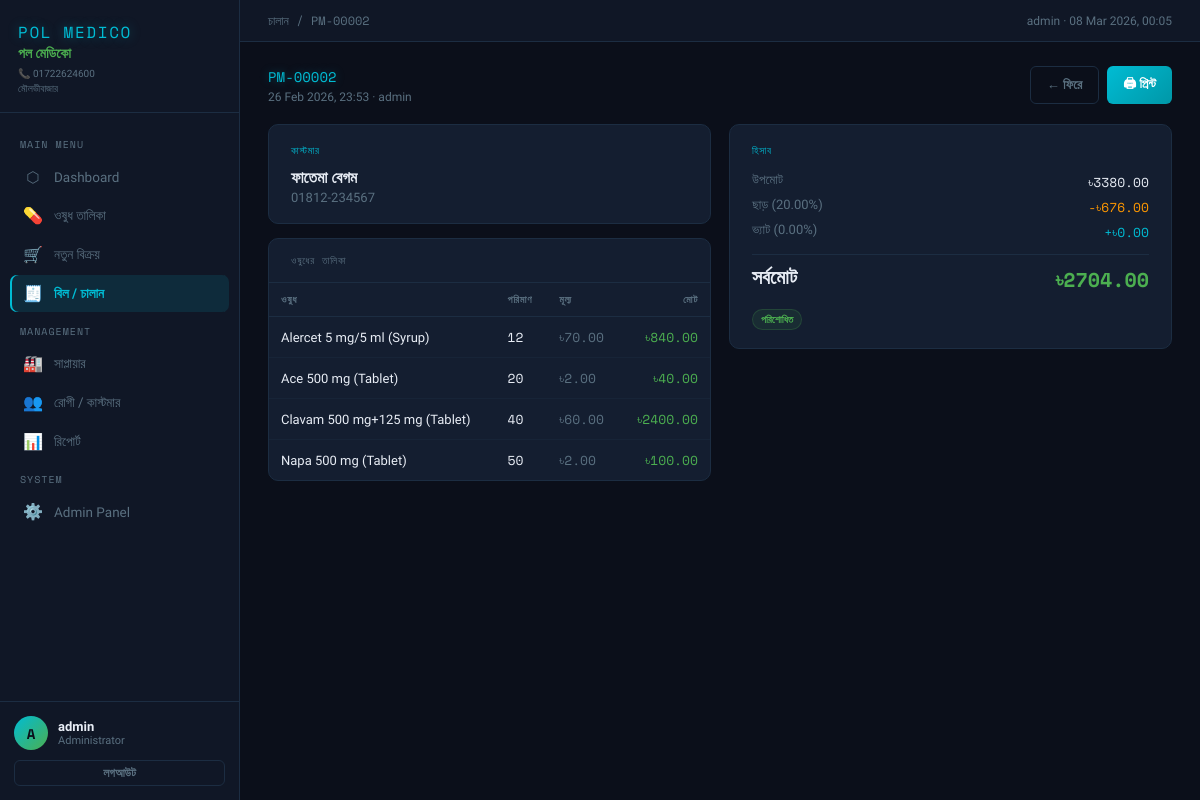
Screenshot of /billing/2/ (signed in) with the database file from the repository.
### pharmacy/models.py (models this page shows, shortened)
class UserProfile(models.Model):
    ROLES = [
        ('admin', 'Administrator'),
        ('pharmacist', 'Pharmacist / ফার্মাসিস্ট'),
        ('staff', 'Staff / স্টাফ'),
    ]
    user = models.OneToOneField(User, on_delete=models.CASCADE, related_name='profile')
    role = models.CharField(max_length=20, choices=ROLES, default='staff')
    phone = models.CharField(max_length=20, blank=True)
    created_at = models.DateTimeField(auto_now_add=True)
    class Meta:
        verbose_name = "User Profile"

class Bill(models.Model):
    STATUS_CHOICES = [
        ('paid', 'পরিশোধিত'),
        ('pending', 'বাকি'),
        ('cancelled', 'বাতিল'),
    ]
    invoice_number = models.CharField(max_length=20, unique=True, editable=False)
    customer = models.ForeignKey(Customer, on_delete=models.SET_NULL, null=True, blank=True, related_name='bills')
    created_by = models.ForeignKey(User, on_delete=models.SET_NULL, null=True, related_name='bills')
    bill_date = models.DateTimeField(default=timezone.now)
    subtotal = models.DecimalField(max_digits=12, decimal_places=2, default=0)
    discount_percent = models.DecimalField(max_digits=5, decimal_places=2, default=0)
    discount_amount = models.DecimalField(max_digits=12, decimal_places=2, default=0)
    tax_percent = models.DecimalField(max_digits=5, decimal_places=2, default=0)
    tax_amount = models.DecimalField(max_digits=12, decimal_places=2, default=0)
    grand_total = models.DecimalField(max_digits=12, decimal_places=2, default=0)
    status = models.CharField(max_length=10, choices=STATUS_CHOICES, default='paid')
    notes = models.TextField(blank=True)
    created_at = models.DateTimeField(auto_now_add=True)
    updated_at = models.DateTimeField(auto_now=True)
    class Meta:
        ordering = ['-bill_date']

class Customer(models.Model):
    name = models.CharField(max_length=200)
    phone = models.CharField(max_length=20, blank=True)
    email = models.EmailField(blank=True)
    address = models.TextField(blank=True)
    date_of_birth = models.DateField(null=True, blank=True)
    created_at = models.DateTimeField(auto_now_add=True)
    updated_at = models.DateTimeField(auto_now=True)
    class Meta:
        ordering = ['name']

class BillItem(models.Model):
    bill = models.ForeignKey(Bill, on_delete=models.CASCADE, related_name='items')
    medicine = models.ForeignKey(Medicine, on_delete=models.SET_NULL, null=True, related_name='bill_items')
    medicine_name = models.CharField(max_length=200)
    quantity = models.IntegerField(validators=[MinValueValidator(1)])
    unit_price = models.DecimalField(max_digits=10, decimal_places=2)
    @property
    def line_total(self):
        return self.quantity * self.unit_price

### pharmacy/views.py (the view)
# urls.py: path('billing/<int:pk>/', views.bill_detail, name='bill_detail'),
@login_required
def bill_detail(request, pk):
    bill = get_object_or_404(Bill.objects.select_related('customer', 'created_by'), pk=pk)
    items = bill.items.select_related('medicine')
    return render(request, 'pharmacy/bill_detail.html', {'bill': bill, 'items': items, 'pharmacy': PHARMACY_INFO})

### pharmacy/templates/pharmacy/bill_detail.html (shortened to what this page needs)
{% extends "pharmacy/base.html" %}
{% block nav_bill %}active{% endblock %}
{% block breadcrumb %}চালান / {{ bill.invoice_number }}{% endblock %}
{% block content %}
<div class="page-header">
  <div><div class="page-title">{{ bill.invoice_number }}</div><div class="page-sub">{{ bill.bill_date|date:"d M Y, H:i" }} · {{ bill.created_by.username }}</div></div>
  <div style="display:flex;gap:8px"><a href="{% url 'bill_list' %}" class="btn btn-ghost">← ফিরে</a><a href="{% url 'bill_print' bill.pk %}" class="btn btn-primary" target="_blank">🖨 প্রিন্ট</a></div>
</div>
<div class="grid-2" style="align-items:start">
  <div>
    <div class="card card-body" style="margin-bottom:14px">
      <div style="font-family:'Space Mono',monospace;font-size:10px;color:var(--accent);text-transform:uppercase;letter-spacing:0.08em;margin-bottom:10px">কাস্টমার</div>
      {% if bill.customer %}<div style="font-weight:600">{{ bill.customer.name }}</div><div style="color:var(--muted);font-size:13px;margin-top:3px">{{ bill.customer.phone }}</div>
      {% else %}<span style="color:var(--muted)">Walk-in কাস্টমার</span>{% endif %}
    </div>
    <div class="card">
      <div class="card-header"><span class="card-title">ওষুধের তালিকা</span></div>
      <table>
        <thead><tr><th>ওষুধ</th><th>পরিমাণ</th><th>মূল্য</th><th style="text-align:right">মোট</th></tr></thead>
        <tbody>
          {% for item in items %}
          <tr>
            <td style="font-weight:500;font-size:13px">{{ item.medicine_name }}</td>
            <td class="mono">{{ item.quantity }}</td>
            <td class="mono" style="color:var(--muted)">৳{{ item.unit_price|floatformat:2 }}</td>
            <td class="mono" style="text-align:right;color:#4caf50">৳{{ item.line_total|floatformat:2 }}</td>
          </tr>
          {% endfor %}
        </tbody>
      </table>
    </div>
  </div>
  <div class="card card-body">
    <div style="font-family:'Space Mono',monospace;font-size:10px;color:var(--accent);text-transform:uppercase;letter-spacing:0.08em;margin-bottom:14px">হিসাব</div>
    <div style="display:flex;justify-content:space-between;font-size:13px;margin-bottom:5px"><span style="color:var(--muted)">উপমোট</span><span class="mono">৳{{ bill.subtotal|floatformat:2 }}</span></div>
    <div style="display:flex;justify-content:space-between;font-size:13px;margin-bottom:5px"><span style="color:var(--muted)">ছাড় ({{ bill.discount_percent }}%)</span><span class="mono" style="color:var(--warning)">-৳{{ bill.discount_amount|floatformat:2 }}</span></div>
    <div style="display:flex;justify-content:space-between;font-size:13px;margin-bottom:12px"><span style="color:var(--muted)">ভ্যাট ({{ bill.tax_percent }}%)</span><span class="mono" style="color:var(--accent)">+৳{{ bill.tax_amount|floatformat:2 }}</span></div>
    <div style="display:flex;justify-content:space-between;font-weight:700;font-size:20px;border-top:1px solid var(--border);padding-top:10px;margin-top:4px"><span>সর্বমোট</span><span class="mono" style="color:#4caf50">৳{{ bill.grand_total|floatformat:2 }}</span></div>
    <div style="margin-top:14px"><span class="tag {% if bill.status == 'paid' %}tag-green{% elif bill.status == 'pending' %}tag-orange{% else %}tag-gray{% endif %}">{{ bill.get_status_display }}</span></div>
  </div>
</div>
{% endblock %}

### pharmacy/templates/pharmacy/base.html (shortened to what this page needs)
{% load static %}
<!DOCTYPE html>
<html lang="bn">
<head>
</head>
<body>
  <aside class="sidebar">
    <div class="sidebar-logo">
      <div class="logo-en">POL MEDICO</div>
      <div class="logo-bn">পল মেডিকো</div>
      <div class="logo-sub">📞 {{ pharmacy.phone }}<br>মৌলভীবাজার</div>
    </div>
    <nav>
      <div class="nav-section">Main Menu</div>
      <a href="{% url 'dashboard' %}" class="nav-link {% block nav_dash %}{% endblock %}"><span class="icon">⬡</span> Dashboard</a>
      <a href="{% url 'medicine_list' %}" class="nav-link {% block nav_med %}{% endblock %}"><span class="icon">💊</span> ওষুধ তালিকা</a>
      <a href="{% url 'bill_create' %}" class="nav-link {% block nav_sell %}{% endblock %}"><span class="icon">🛒</span> নতুন বিক্রয়</a>
      <a href="{% url 'bill_list' %}" class="nav-link {% block nav_bill %}{% endblock %}"><span class="icon">🧾</span> বিল / চালান</a>
      <div class="nav-section">Management</div>
      <a href="{% url 'supplier_list' %}" class="nav-link {% block nav_sup %}{% endblock %}"><span class="icon">🏭</span> সাপ্লায়ার</a>
      <a href="{% url 'customer_list' %}" class="nav-link {% block nav_cust %}{% endblock %}"><span class="icon">👥</span> রোগী / কাস্টমার</a>
      <a href="{% url 'reports' %}" class="nav-link {% block nav_rep %}{% endblock %}"><span class="icon">📊</span> রিপোর্ট</a>
      {% if user.is_superuser %}
      <div class="nav-section">System</div>
      <a href="{% url 'admin:index' %}" class="nav-link"><span class="icon">⚙️</span> Admin Panel</a>
      {% endif %}
    </nav>
    <div class="sidebar-user">
      <div class="user-row">
        <div class="user-avatar">{{ user.username|first|upper }}</div>
        <div>
          <div class="user-name">{{ user.username }}</div>
          <div class="user-role">{% if user.profile %}{{ user.profile.get_role_display }}{% else %}Staff{% endif %}</div>
        </div>
      </div>
      <a href="{% url 'logout' %}" class="btn btn-ghost btn-sm" style="width:100%;justify-content:center">লগআউট</a>
    </div>
  </aside>
  <div class="main">
    <div class="topbar">
      <span class="topbar-left">{% block breadcrumb %}পল মেডিকো{% endblock %}</span>
      <span class="topbar-right">{{ user.username }} · {% now "d M Y, H:i" %}</span>
    </div>
    <div class="content animate">
      {% block content %}{% endblock %}
    </div>
  </div>
</body>
</html>

### rows the page displays
Bill: invoice_number "PM-00002", bill_date "26 Feb 2026, 23:53", created_by.username "admin", customer.name "ফাতেমা বেগম", customer.phone "01812-234567", subtotal "3380.00", discount_percent "20.00", discount_amount "676.00", tax_percent "0.00", tax_amount "0.00", grand_total "2704.00", status "পরিশোধিত"
BillItem: medicine_name "Alercet 5 mg/5 ml (Syrup)", quantity "12", unit_price "70.00", line_total "840.00"
BillItem: medicine_name "Ace 500 mg (Tablet)", quantity "20", unit_price "2.00", line_total "40.00"
BillItem: medicine_name "Clavam 500 mg+125 mg (Tablet)", quantity "40", unit_price "60.00", line_total "2400.00"
BillItem: medicine_name "Napa 500 mg (Tablet)", quantity "50", unit_price "2.00", line_total "100.00"

### other values shown
{{ pharmacy.phone }} "01722624600"
{{ user.username|first|upper }} "A"
{{ user.username }} "admin"
{{ user.profile.get_role_display }} "Administrator"
